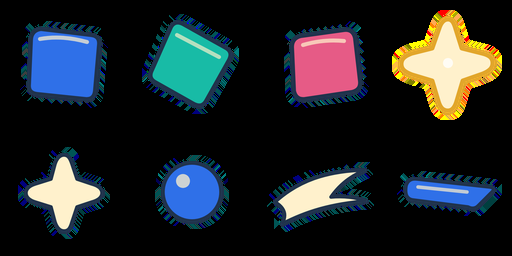
#> input picture docs/assets/cartoon-clear-v1/runtime/atlas.png, 512 x 256 px
$ python -i build-cartoon-clear-assets.py   (imports and definitions only)
#> lines starting #> are read from the running program, lines starting #| are printed output that depends on the picture
#!/usr/bin/env python3
"""Build and validate the VoxalBlast cartoon clear VFX asset pack.

The editable SVG files are the only art sources. The builder rasterizes each
source at 4x, downsamples with LANCZOS, adds a four-pixel RGB color bleed while
preserving alpha, and assembles the runtime atlas and inspection preview.
"""

from __future__ import annotations

import argparse
import hashlib
import json
import platform
import subprocess
import sys
import tempfile
from collections import deque
from pathlib import Path
from typing import Any
import xml.etree.ElementTree as ET

try:
    from PIL import Image, ImageDraw, ImageFont, __version__ as PILLOW_VERSION
except ImportError as exc:  # pragma: no cover - environment diagnostic
    raise SystemExit(f"Missing existing runtime module: {exc}. No dependency install is performed.")

ROOT = Path(__file__).resolve().parents[1]
PACK = ROOT / "docs" / "assets" / "cartoon-clear-v1"
SOURCES = PACK / "sources"
RUNTIME = PACK / "runtime"
SPRITES = RUNTIME / "sprites"
ATLAS_PNG = RUNTIME / "atlas.png"
ATLAS_JSON = RUNTIME / "atlas.json"
PREVIEW = PACK / "preview.png"
MANIFEST = PACK / "manifest.json"
CHECKS = PACK / "asset-checks.json"

TILE = 128
SUPERSAMPLE = 4
ATLAS_SIZE = (512, 256)
BLEED_PIXELS = 4
OUTER_CLEAR = 12

ASSETS = [
    ("confetti-blue", "rounded blue square confetti"),
    ("confetti-teal", "rounded teal square confetti"),
    ("confetti-pink", "rounded pink square confetti"),
    ("star-pop", "primary cream star pop with warm-gold edge"),
    ("sparkle-cream", "secondary four-point cream sparkle"),
    ("dot-blue", "small blue circular accent"),
    ("swoosh-cream", "short curved cream ejection trail, points +X"),
    ("dash-blue", "short blue ejection dash, points +X"),
]

PALETTE = {
    "outlineDeepBlue": "#20334C",
    "blue": "#2F70E8",
    "teal": "#18BBA6",
    "pink": "#E65B86",
    "cream": "#FFF1CC",
    "starWarmGoldEdge": "#E2A62B",
}

RENDER_STATE: dict[str, Any] = {
    "backend": None,
    "cairoSvgVersion": None,
    "cairoNativeAvailable": False,
    "cairoDiagnostic": None,
}


# [4 lines left out: function write_text_lf, not called in this run]


def json_text(value: Any) -> str:
    return json.dumps(value, ensure_ascii=False, indent=2, sort_keys=False) + "\n"


# [102 lines left out: functions canonical_bytes, file_record, bleed_transparent_rgb, find_edge, rasterize_with_edge, not called in this run]


def rasterize_svg(source: Path) -> Image.Image:
    import io

    high_res: Image.Image
    if RENDER_STATE["backend"] in (None, "CairoSVG"):
        try:
            import cairosvg

            png_bytes = cairosvg.svg2png(
                url=str(source),
                output_width=TILE * SUPERSAMPLE,
                output_height=TILE * SUPERSAMPLE,
            )
            high_res = Image.open(io.BytesIO(png_bytes)).convert("RGBA")
            RENDER_STATE.update(
                backend="CairoSVG",
                cairoSvgVersion=getattr(cairosvg, "__version__", "unknown"),
                cairoNativeAvailable=True,
                cairoDiagnostic=None,
            )
        except (ImportError, OSError) as exc:
            RENDER_STATE.update(
                backend="Microsoft Edge headless SVG fallback",
                cairoNativeAvailable=False,
                cairoDiagnostic=f"{type(exc).__name__}: {exc}",
            )
            high_res = rasterize_with_edge(source)
    else:
        high_res = rasterize_with_edge(source)

    downsampled = high_res.resize((TILE, TILE), Image.Resampling.LANCZOS)
    return bleed_transparent_rgb(downsampled)


# [461 lines left out: functions alpha_bounds, create_atlas, load_font, checker, create_preview, build_assets and 3 more, not called in this run]


# [2 lines not run here, left out]

>>> import cv2
>>> picture = cv2.imread('../docs/assets/cartoon-clear-v1/runtime/atlas.png', cv2.IMREAD_GRAYSCALE)
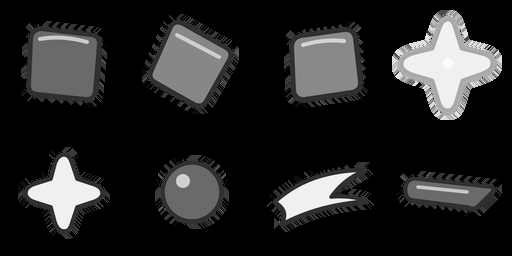
#> picture: shape (256, 512); min 0, max 252, mean 36.6
#> (the run stopped early here; a loop or call above may not have finished)
